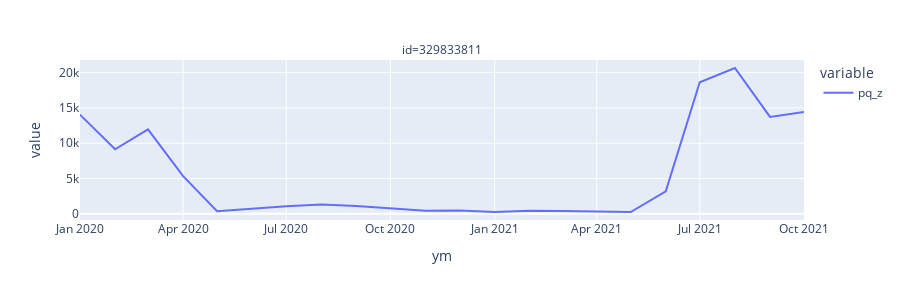
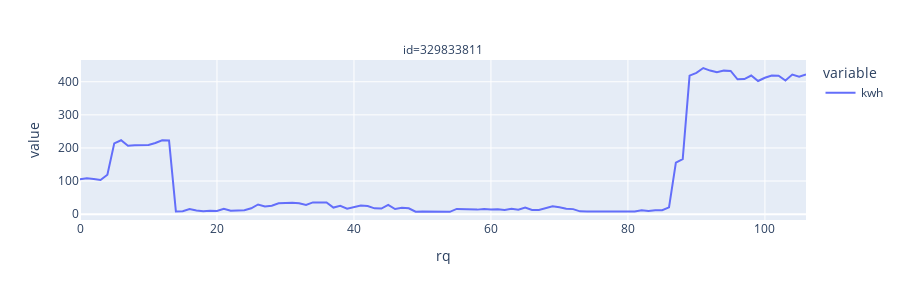
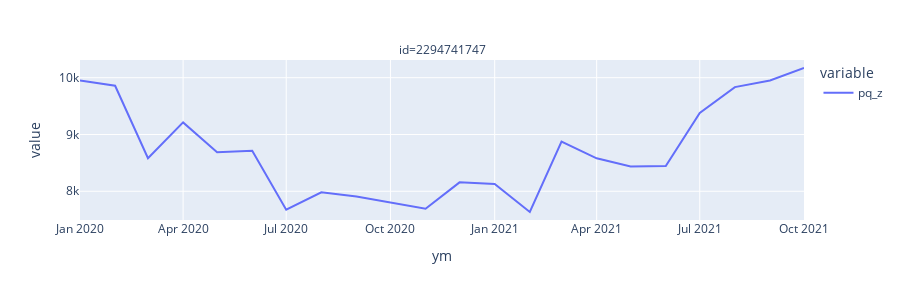
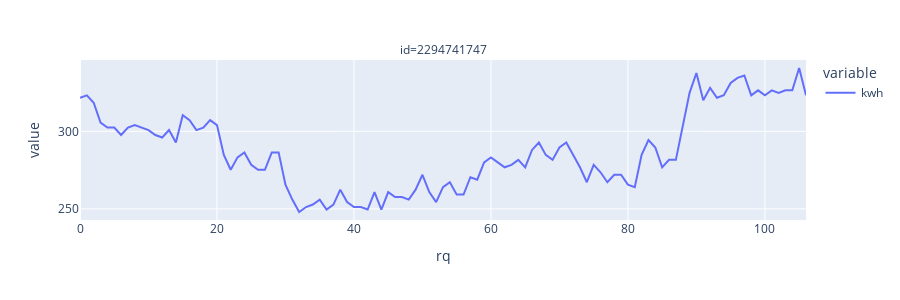

Here is the notebook cell these charts were saved with, in order:
### Code cell
print(len(target_all))
month = ds.month[ds.month.pq_z != 0]
day = ds.day[ds.day.kwh != 0]


# inner
# 855996491, 2251440776 波动大
# 179458306,179569820,1606708811,2071313507,2256064355,2347718610,2427050072 波动很小，可靠
# 2186749200 前边曲线波动小，最后一小段上升，比较可靠

# all
# 179433516 在35等大集合里没有，大概率没有，波动也大
# 179418058 波动大
# 362400993 挺奇怪的，波动也大
# 2576321385 月波动还好，日波动很大（这个日波动很奇怪）
# 887227796 日波动大

# 2717225084 较大
# 2471562086 月波动较大
# [179519109, 2115712219, 2245541933, 2268548573, 2271232929] 波动很小，可靠

# [2212416005, 2755128229, 2759317616] 日波动很小，或许吧
i = target_all
# i = target_inner
i = i - {179433516, 855996491, 2251440776} - {179458306,179569820,1606708811,2071313507,2256064355,2347718610,2427050072} - {2186749200} - {179418058, 362400993, 2576321385} - {2717225084, 887227796} - {179519109, 2115712219, 2245541933, 2268548573, 2271232929} - {2212416005, 2755128229, 2759317616}
infot(i)
print(len(i))
# cv, cvm = checkcv(i)
# i = cv[cv.pq_z < .15].index.values

# cv, cvm = checkcv(i, 'kwh')
# i = cv[cv.kwh < .1].index.values
for k in C.minerids:
    k = [k]
    plt_month(list(k),month, cols=['pq_z'])
    plt_day(list(k), day, cols=['kwh'])
print('asdfasfasdfasdf')

for k in i:
    k = [k]
    plt_month(list(k),month, cols=['pq_z'])
    plt_day(list(k), day, cols=['kwh', 'kwh_pap_r4'])

# # plt_month(list(i),month)
# # plt_month(list(i),month, cols=['pq_f', 'pq_p', 'pq_g', 'pq_z'])
# plt_month(list(i),month, cols=['pq_z'])

# # plt_month(C.minerids,month)
# # plt_month(C.minerids,month, cols=['pq_z'])


# # plt_day(list(i),day)
# plt_day(list(i), day, cols=['kwh'])
# # plt_day(list(i),day, cols=['kwh_pap_r2', 'kwh_pap_r3', 'kwh_pap_r4', 'kwh_pap_r1', 'kwh'])

# plt_day(C.minerids,day)
# plt_day(C.minerids,day, cols=['kwh'])
# plt_day(C.minerids,day, cols=['kwh_pap_r2', 'kwh_pap_r3', 'kwh_pap_r4', 'kwh_pap_r1', 'kwh'])

### Figure 1 — Plotly figure (JSON) as saved in the notebook; plotly's stock layout.template omitted (floating-point values rounded to 4 significant figures)
{"data": [{"hovertemplate": "variable=pq_z<br>id=329833811<br>ym=%{x}<br>value=%{y}<extra></extra>", "legendgroup": "pq_z", "line": {"color": "#636efa", "dash": "solid"}, "marker": {"symbol": "circle"}, "mode": "lines", "name": "pq_z", "orientation": "v", "showlegend": true, "type": "scatter", "x": ["2020-01-01T00:00:00", "2020-02-01T00:00:00", "2020-03-01T00:00:00", "2020-04-01T00:00:00", "2020-05-01T00:00:00", "2020-06-01T00:00:00", "2020-07-01T00:00:00", "2020-08-01T00:00:00", "2020-09-01T00:00:00", "2020-11-01T00:00:00", "2020-12-01T00:00:00", "2021-01-01T00:00:00", "2021-02-01T00:00:00", "2021-03-01T00:00:00", "2021-04-01T00:00:00", "2021-05-01T00:00:00", "2021-06-01T00:00:00", "2021-07-01T00:00:00", "2021-08-01T00:00:00", "2021-09-01T00:00:00", "2021-10-01T00:00:00"], "xaxis": "x", "y": [14055, 9141, 11975, 5334, 359, 766, 1082, 1310, 1107, 425, 466, 270, 422, 416, 354, 262, 3189, 18640, 20658, 13732, 14410], "yaxis": "y"}], "layout": {"annotations": [{"font": {}, "showarrow": false, "text": "id=329833811", "x": 0.5, "xanchor": "center", "xref": "paper", "y": 1, "yanchor": "bottom", "yref": "paper"}], "height": 300, "legend": {"title": {"text": "variable"}, "tracegroupgap": 0}, "margin": {"t": 60}, "xaxis": {"anchor": "y", "domain": [0, 1], "title": {"text": "ym"}}, "yaxis": {"anchor": "x", "domain": [0, 1], "title": {"text": "value"}}}}

### Figure 2 — Plotly figure (JSON) as saved in the notebook; plotly's stock layout.template omitted (floating-point values rounded to 4 significant figures)
{"data": [{"hovertemplate": "variable=kwh<br>id=329833811<br>rq=%{x}<br>value=%{y}<extra></extra>", "legendgroup": "kwh", "line": {"color": "#636efa", "dash": "solid"}, "marker": {"symbol": "circle"}, "mode": "lines", "name": "kwh", "orientation": "v", "showlegend": true, "type": "scatter", "x": [0, 1, 2, 3, 4, 5, 6, 7, 8, 9, 10, 11, 12, 13, 14, 15, 16, 17, 18, 19, 20, 21, 22, 23, 24, 25, 26, 27, 28, 29, 30, 31, 32, 33, 34, 35, 36, 37, 38, 39, 40, 41, 42, 43, 44, 45, 46, 47, 48, 49, 50, 51, 52, 53, 54, 55, 56, 57, 58, 59, 60, 61, 62, 63, 64, 65, 66, 67, 68, 69, 70, 71, 72, 73, 74, 75, 76, 77, 78, 79, 80, 81, 82, 83, 84, 85, 86, 87, 88, 89, 90, 91, 92, 93, 94, 95, 96, 97, 98, 99, 100, 101, 102, 103, 104, 105, 106], "xaxis": "x", "y": [105.8, 108.3, 106.5, 103.2, 119.2, 213.9, 223.2, 206.8, 208.5, 207.8, 209.2, 214.8, 223.1, 222.6, 8.1, 8.55, 15.3, 10.95, 8.4, 9.9, 9.75, 16.05, 10.05, 10.8, 12, 17.55, 29.25, 23.4, 25.65, 32.55, 32.85, 34.65, 32.55, 27.75, 35.4, 36, 35.25, 19.8, 24.9, 16.5, 21.9, 25.95, 24.3, 17.55, 16.95, 28.2, 15.45, 19.35, 17.7, 7.35, 7.8, 7.5, 7.2, 6.45, 6.9, 15.75, 15.3, 14.1, 13.65, 15.75, 13.95, 15, 12.3, 16.2, 13.05, 19.95, 12.6, 12.6, 18.45, 23.85, 20.55, 16.5, 15.15, 8.4, 8.25, 8.4, 8.25, 8.4, 8.4, 8.55, 8.55, 8.1, 11.55, 9.15, 11.55, 11.7, 20.4, 155.7, 166.3, 418.5, 427.1, 441.6, 433.8, 428.7, 433.6, 432.8, 407.4, 408.1, 418.9, 402.3, 412.2, 418.9, 418.4, 403.8, 421.6, 415.5, 421.9], "yaxis": "y"}], "layout": {"annotations": [{"font": {}, "showarrow": false, "text": "id=329833811", "x": 0.5, "xanchor": "center", "xref": "paper", "y": 1, "yanchor": "bottom", "yref": "paper"}], "height": 300, "legend": {"title": {"text": "variable"}, "tracegroupgap": 0}, "margin": {"t": 60}, "xaxis": {"anchor": "y", "domain": [0, 1], "title": {"text": "rq"}}, "yaxis": {"anchor": "x", "domain": [0, 1], "title": {"text": "value"}}}}

### Figure 3 — Plotly figure (JSON) as saved in the notebook; plotly's stock layout.template omitted (floating-point values rounded to 4 significant figures)
{"data": [{"hovertemplate": "variable=pq_z<br>id=2294741747<br>ym=%{x}<br>value=%{y}<extra></extra>", "legendgroup": "pq_z", "line": {"color": "#636efa", "dash": "solid"}, "marker": {"symbol": "circle"}, "mode": "lines", "name": "pq_z", "orientation": "v", "showlegend": true, "type": "scatter", "x": ["2020-01-01T00:00:00", "2020-02-01T00:00:00", "2020-03-01T00:00:00", "2020-04-01T00:00:00", "2020-05-01T00:00:00", "2020-06-01T00:00:00", "2020-07-01T00:00:00", "2020-08-01T00:00:00", "2020-09-01T00:00:00", "2020-11-01T00:00:00", "2020-12-01T00:00:00", "2021-01-01T00:00:00", "2021-02-01T00:00:00", "2021-03-01T00:00:00", "2021-04-01T00:00:00", "2021-05-01T00:00:00", "2021-06-01T00:00:00", "2021-07-01T00:00:00", "2021-08-01T00:00:00", "2021-09-01T00:00:00", "2021-10-01T00:00:00"], "xaxis": "x", "y": [9950, 9858, 8581, 9213, 8686, 8712, 7675, 7982, 7909, 7693, 8157, 8130, 7635, 8875, 8581, 8437, 8445, 9378, 9834, 9952, 10171], "yaxis": "y"}], "layout": {"annotations": [{"font": {}, "showarrow": false, "text": "id=2294741747", "x": 0.5, "xanchor": "center", "xref": "paper", "y": 1, "yanchor": "bottom", "yref": "paper"}], "height": 300, "legend": {"title": {"text": "variable"}, "tracegroupgap": 0}, "margin": {"t": 60}, "xaxis": {"anchor": "y", "domain": [0, 1], "title": {"text": "ym"}}, "yaxis": {"anchor": "x", "domain": [0, 1], "title": {"text": "value"}}}}

### Figure 4 — Plotly figure (JSON) as saved in the notebook; plotly's stock layout.template omitted (floating-point values rounded to 4 significant figures)
{"data": [{"hovertemplate": "variable=kwh<br>id=2294741747<br>rq=%{x}<br>value=%{y}<extra></extra>", "legendgroup": "kwh", "line": {"color": "#636efa", "dash": "solid"}, "marker": {"symbol": "circle"}, "mode": "lines", "name": "kwh", "orientation": "v", "showlegend": true, "type": "scatter", "x": [0, 1, 2, 3, 4, 5, 6, 7, 8, 9, 10, 11, 12, 13, 14, 15, 16, 17, 18, 19, 20, 21, 22, 23, 24, 25, 26, 27, 28, 29, 30, 31, 32, 33, 34, 35, 36, 37, 38, 39, 40, 41, 42, 43, 44, 45, 46, 47, 48, 49, 50, 51, 52, 53, 54, 55, 56, 57, 58, 59, 60, 61, 62, 63, 64, 65, 66, 67, 68, 69, 70, 71, 72, 73, 74, 75, 76, 77, 78, 79, 80, 81, 82, 83, 84, 85, 86, 87, 89, 90, 91, 92, 93, 94, 95, 96, 97, 98, 99, 100, 101, 102, 103, 104, 105, 106], "xaxis": "x", "y": [321.6, 323.2, 318.4, 305.6, 302.4, 302.4, 297.6, 302.4, 304, 302.4, 300.8, 297.6, 296, 300.8, 292.8, 310.4, 307.2, 300.8, 302.4, 307.2, 304, 284.8, 275.2, 283.2, 286.4, 278.4, 275.2, 275.2, 286.4, 286.4, 265.6, 256, 248, 251.2, 252.8, 256, 249.6, 252.8, 262.4, 254.4, 251.2, 251.2, 249.6, 260.8, 249.6, 260.8, 257.6, 257.6, 256, 262.4, 272, 260.8, 254.4, 264, 267.2, 259.2, 259.2, 270.4, 268.8, 280, 283.2, 280, 276.8, 278.4, 281.6, 276.8, 288, 292.8, 284.8, 281.6, 289.6, 292.8, 284.8, 276.8, 267.2, 278.4, 273.6, 267.2, 272, 272, 265.6, 264, 284.8, 294.4, 289.6, 276.8, 281.6, 281.6, 324.8, 337.6, 320, 328, 321.6, 323.2, 331.2, 334.4, 336, 323.2, 326.4, 323.2, 326.4, 324.8, 326.4, 326.4, 340.8, 323.2], "yaxis": "y"}], "layout": {"annotations": [{"font": {}, "showarrow": false, "text": "id=2294741747", "x": 0.5, "xanchor": "center", "xref": "paper", "y": 1, "yanchor": "bottom", "yref": "paper"}], "height": 300, "legend": {"title": {"text": "variable"}, "tracegroupgap": 0}, "margin": {"t": 60}, "xaxis": {"anchor": "y", "domain": [0, 1], "title": {"text": "rq"}}, "yaxis": {"anchor": "x", "domain": [0, 1], "title": {"text": "value"}}}}
